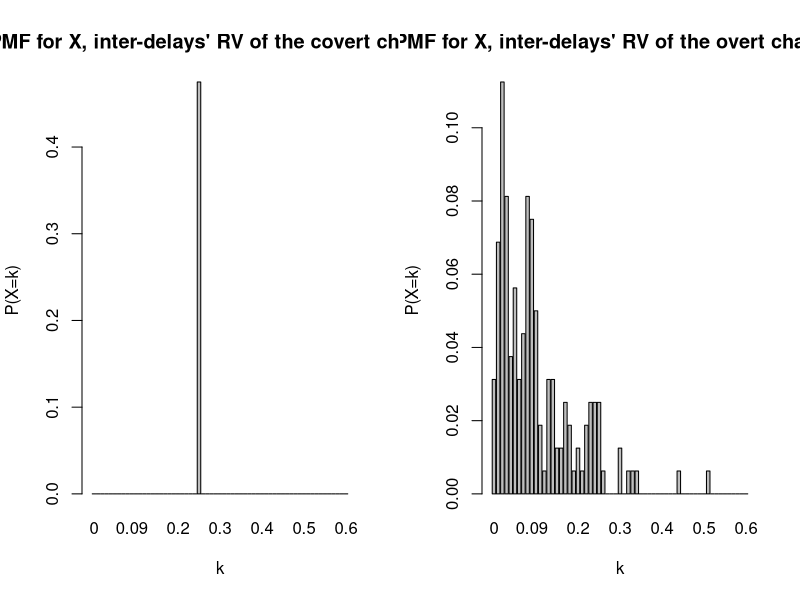
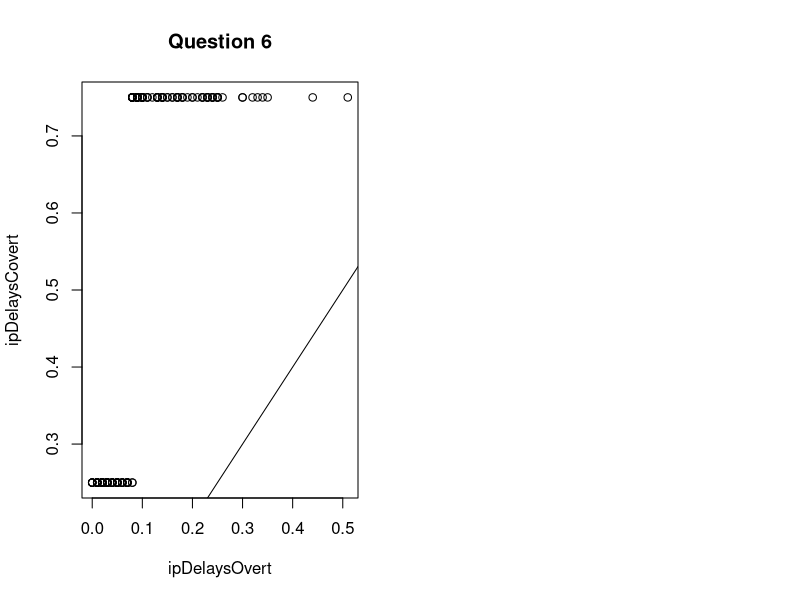

Write R code to recreate these figures, in order.
old.par <- par(mfrow = c(1, 2)) #this line and par(old.par) allow multiple plots for this problem
							  #(http://www.dummies.com/programming/r/how-to-put-multiple-plots-on-a-single-page-in-r/)
#Question 1

overtData = read.csv("Traffic_data_orig.csv")
secretMessage = c(0, 1, 1, 1, 0, 1, 0, 0, 0, 1, 1, 0, 1, 0, 0, 0, 0, 1, 1, 0, 1, 0, 0, 1, 0, 1, 1, 1, 0, 0, 1, 1,
0, 1, 1, 0, 1, 0, 0, 1, 0, 1, 1, 1, 0, 0, 1, 1, 0, 1, 1, 0, 0, 0, 0, 1, 0, 1, 1, 1, 0, 0, 1, 1, 0, 1, 1, 0,
0, 1, 0, 1, 0, 1, 1, 0, 0, 0, 1, 1, 0, 1, 1, 1, 0, 0, 1, 0, 0, 1, 1, 0, 0, 1, 0, 1, 0, 1, 1, 1, 0, 1, 0, 0, 
0, 1, 1, 0, 1, 1, 0, 1, 0, 1, 1, 0, 0, 1, 0, 1, 0, 1, 1, 1, 0, 0, 1, 1, 0, 1, 1, 1, 0, 0, 1, 1, 0, 1, 1, 0,
0, 0, 0, 1, 0, 1, 1, 0, 0, 1, 1, 1, 0, 1, 1, 0, 0, 1, 0, 1)

covertData = overtData[1:(length(secretMessage) + 1),]
#here we will only consider the part of the overt channel equal to the length of the covert one
overtData = overtData[1:nrow(covertData),]
zeroDelay = 0.25
oneDelay = 0.75

for (i in 2:(length(secretMessage)+1)){
    #Insertion of the secret message using packet delays
    if(secretMessage[i-1] == 0)
        covertData[i,2] = zeroDelay
    else
        covertData[i,2] = oneDelay
    #if(i != 1)
    covertData[i,2] = covertData[i,2] + covertData[i-1,2]   
}

#Question 2

#Instanciate vectors to store inter packet delays for PMF histograms
ipDelaysCovert = numeric(nrow(covertData)-1)
ipDelaysOvert = numeric(nrow(overtData)-1)

#Here we assume delays will be between 0 and 0.6 sec
possibleInterDelays = seq.int(0, 0.6, 0.01)

#Compute inter-delay values for overt and covert channels
for (i in 2:nrow(overtData)) {
	ipDelaysOvert[i - 1] = round(overtData[i, 2] - overtData[i - 1, 2], 2)
	if (i <= nrow(covertData))
		ipDelaysCovert[i - 1] = round(covertData[i, 2] - covertData[i - 1, 2], 2)
}

#Instanciate vectors to store inter-delay probabilities
probaCovert = numeric(length(possibleInterDelays))
probaOvert = numeric(length(possibleInterDelays))
for (i in 1:length(possibleInterDelays)){
	#Store inter-delay probabilities
	probaOvert[i] = mean(ipDelaysOvert == possibleInterDelays[i])
	probaCovert[i] = mean(ipDelaysCovert == possibleInterDelays[i])
}

#Plot histograms for the inter-delay channels PMF's
names(probaCovert) = possibleInterDelays
barplot(probaCovert, main = "PMF for X, inter-delays' RV of the covert channel", xlab = "k", ylab = "P(X=k)")
names(probaOvert) = possibleInterDelays
barplot(probaOvert, main = "PMF for X, inter-delays' RV of the overt channel", xlab = "k", ylab = "P(X=k)")


# ### Detection ###
#Question 6

qqplot(ipDelaysOvert,ipDelaysCovert,  main="Question 6")
abline(a=0, b=1)
